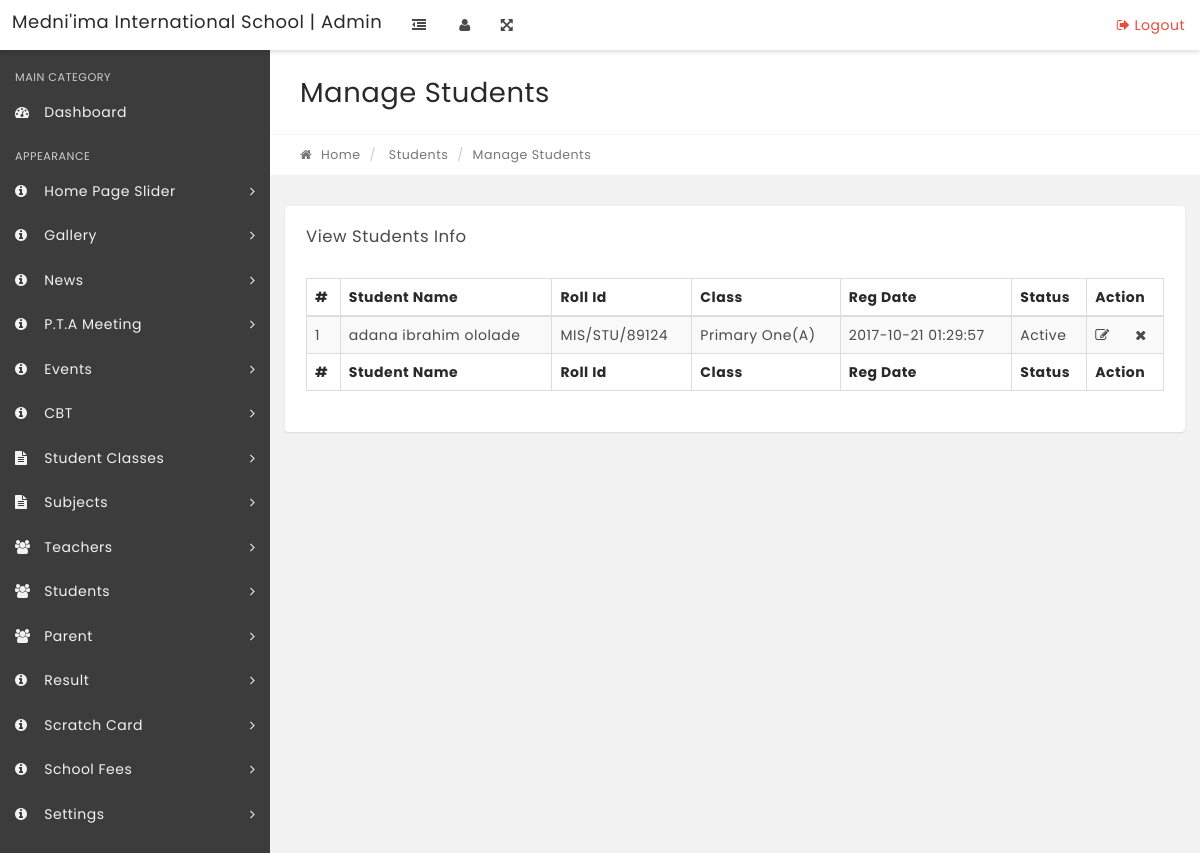
Screenshot of /admin/manage-results.php with the database file from the repository.
### tables this page shows
CREATE TABLE IF NOT EXISTS `tblstudents` (
  `StudentId` int(11) NOT NULL,
  `StudentName` varchar(100) NOT NULL,
  `RollId` varchar(100) NOT NULL,
  `password` text NOT NULL,
  `StudentEmail` varchar(100) NOT NULL,
  `Gender` varchar(10) NOT NULL,
  `photo` text NOT NULL,
  `DOB` varchar(100) NOT NULL,
  `ClassId` int(11) NOT NULL,
  `parent_id` int(11) NOT NULL,
  `address` text NOT NULL,
  `state` varchar(200) NOT NULL,
  `LGA` varchar(200) NOT NULL,
  `town` varchar(200) NOT NULL,
  `sport_house` varchar(200) NOT NULL,
  `fee_payment_status` enum('0','1') NOT NULL DEFAULT '0',
  `F_school_name` text NOT NULL,
  `F_school_address` text NOT NULL,
  `F_school_date` date NOT NULL,
  `RegDate` timestamp NOT NULL DEFAULT CURRENT_TIMESTAMP,
  `UpdationDate` timestamp NULL DEFAULT NULL ON UPDATE CURRENT_TIMESTAMP,
  `Status` int(1) NOT NULL
);

### admin/manage-results.php (the view, shortened to what this page needs)
<?php
include('../controller/header.php');
if(strlen($_SESSION['alogin'])=="")
    {
    $login_url=''.SITE_URL.'login';
    header("Location: $login_url");
    }
    else{
?>
<!DOCTYPE html>
<html lang="en">
    <head>
    </head>
    <body class="top-navbar-fixed">
        <div class="main-wrapper">
   <?php include('includes/topbar.php');?>
            <div class="content-wrapper">
                <div class="content-container">
<?php include('includes/leftbar.php');?>
                    <div class="main-page">
                        <div class="container-fluid">
                            <div class="row page-title-div">
                                <div class="col-md-6">
                                    <h2 class="title">Manage Students</h2>
                                </div>
                            </div>
                            <div class="row breadcrumb-div">
                                <div class="col-md-6">
                                    <ul class="breadcrumb">
            							<li><a href="dashboard.php"><i class="fa fa-home"></i> Home</a></li>
                                        <li> Students</li>
            							<li class="active">Manage Students</li>
            						</ul>
                                </div>
                            </div>
                        </div>
                        <section class="section">
                            <div class="container-fluid">
                                <div class="row">
                                    <div class="col-md-12">
                                        <div class="panel">
                                            <div class="panel-heading">
                                                <div class="panel-title">
                                                    <h5>View Students Info</h5>
                                                </div>
                                            </div>
                                            <div class="panel-body p-20">
                                                <table id="example" class="display table table-striped table-bordered" cellspacing="0" width="100%">
                                                    <thead>
                                                        <tr>
                                                            <th>#</th>
                                                            <th>Student Name</th>
                                                            <th>Roll Id</th>
                                                            <th>Class</th>
                                                            <th>Reg Date</th>
                                                            <th>Status</th>
                                                            <th>Action</th>
                                                        </tr>
                                                    </thead>
                                                    <tfoot>
                                                        <tr>
                                                          <th>#</th>
                                                            <th>Student Name</th>
                                                            <th>Roll Id</th>
                                                            <th>Class</th>
                                                            <th>Reg Date</th>
                                                            <th>Status</th>
                                                            <th>Action</th>
                                                        </tr>
                                                    </tfoot>
                                                    <tbody>
<?php $sql = "SELECT  distinct tblstudents.StudentName,tblstudents.RollId,tblstudents.RegDate,tblstudents.StudentId,tblstudents.Status,tblclasses.ClassName,tblclasses.Section from tblresult join tblstudents on tblstudents.StudentId=tblresult.StudentId  join tblclasses on tblclasses.id=tblresult.ClassId";
$query = $db->query($sql);
$cnt=1;
if($query->num_rows > 0)
{
while($result = $query->fetch_object())
{   ?>
<tr>
 <td><?php echo htmlentities($cnt);?></td>
                                                            <td><?php echo htmlentities($result->StudentName);?></td>
                                                            <td><?php echo htmlentities($result->RollId);?></td>
                                                            <td><?php echo htmlentities($result->ClassName);?>(<?php echo htmlentities($result->Section);?>)</td>
                                                            <td><?php echo htmlentities($result->RegDate);?></td>
                                                             <td><?php if($result->Status==1){
echo htmlentities('Active');
}
else{
   echo htmlentities('Blocked');
}
                                                                ?></td>
<td>
<a href="manage-student-results.php?stid=<?php echo htmlentities($result->StudentId);?>"><i class="fa fa-edit" title="Edit Result"></i> </a>
<a href="manage-results.php?did=<?php echo htmlentities($result->StudentId);?>" onclick="confirm('do you really want to Delet this Result?');"><i class="fa fa-times" title="Delect Result"></i> </a>
</td>
</tr>
<?php $cnt=$cnt+1;}} ?>
                                                    </tbody>
                                                </table>
                                            </div>
                                        </div>
                                    </div>
                                                </div>
                                            </div>
                                        </div>
                                    </div>
                                </div>
                            </div>
    </body>
</html>
<?php } ?>

### rows the page displays
tblstudents: StudentName "adana ibrahim ololade", RollId "MIS/STU/89124", ClassName "Primary One", Section "A", RegDate "2017-10-21 01:29:57"

### other values shown
SCHOOL_NAME "Medni'ima International School"
